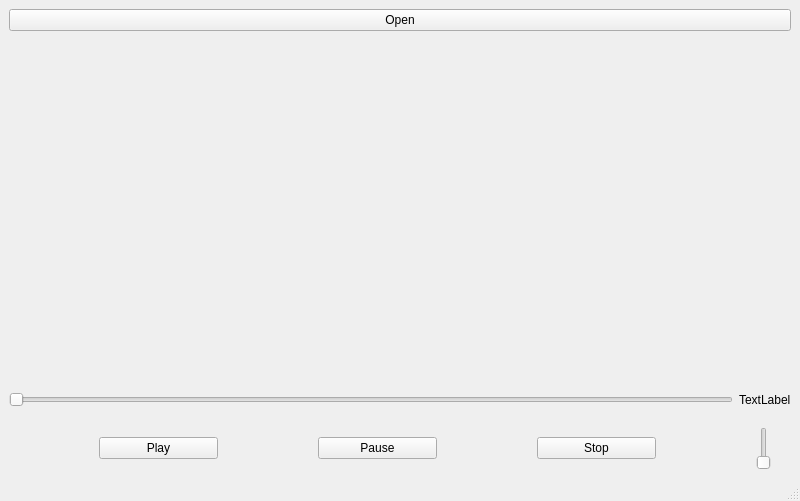
<?xml version="1.0" encoding="UTF-8"?>
<ui version="4.0">
 <class>MainWindow</class>
 <widget class="QMainWindow" name="MainWindow">
  <property name="geometry">
   <rect>
    <x>0</x>
    <y>0</y>
    <width>800</width>
    <height>501</height>
   </rect>
  </property>
  <property name="windowTitle">
   <string>MainWindow</string>
  </property>
  <widget class="QWidget" name="centralwidget">
   <layout class="QVBoxLayout" name="verticalLayout_2" stretch="1,8,1,1">
    <item>
     <layout class="QHBoxLayout" name="horizontalLayout_3">
      <item>
       <widget class="QPushButton" name="openButton">
        <property name="text">
         <string>Open</string>
        </property>
       </widget>
      </item>
     </layout>
    </item>
    <item>
     <layout class="QHBoxLayout" name="videoLayout"/>
    </item>
    <item>
     <layout class="QHBoxLayout" name="horizontalLayout">
      <property name="topMargin">
       <number>0</number>
      </property>
      <item>
       <widget class="QSlider" name="seekSlider">
        <property name="orientation">
         <enum>Qt::Horizontal</enum>
        </property>
       </widget>
      </item>
      <item>
       <widget class="QLabel" name="timeLabel">
        <property name="text">
         <string>TextLabel</string>
        </property>
       </widget>
      </item>
     </layout>
    </item>
    <item>
     <layout class="QHBoxLayout" name="horizontalLayout_4">
      <property name="spacing">
       <number>100</number>
      </property>
      <property name="leftMargin">
       <number>90</number>
      </property>
      <property name="rightMargin">
       <number>20</number>
      </property>
      <item>
       <widget class="QPushButton" name="playButton">
        <property name="text">
         <string>Play</string>
        </property>
       </widget>
      </item>
      <item>
       <widget class="QPushButton" name="pauseButton">
        <property name="text">
         <string>Pause</string>
        </property>
       </widget>
      </item>
      <item>
       <widget class="QPushButton" name="stopButton">
        <property name="text">
         <string>Stop</string>
        </property>
       </widget>
      </item>
      <item>
       <widget class="QSlider" name="volumeSlider">
        <property name="sizePolicy">
         <sizepolicy hsizetype="Fixed" vsizetype="Ignored">
          <horstretch>0</horstretch>
          <verstretch>0</verstretch>
         </sizepolicy>
        </property>
        <property name="orientation">
         <enum>Qt::Vertical</enum>
        </property>
       </widget>
      </item>
     </layout>
    </item>
   </layout>
  </widget>
  <widget class="QMenuBar" name="menubar">
   <property name="geometry">
    <rect>
     <x>0</x>
     <y>0</y>
     <width>800</width>
     <height>22</height>
    </rect>
   </property>
  </widget>
  <widget class="QStatusBar" name="statusbar"/>
 </widget>
 <resources/>
 <connections/>
</ui>
